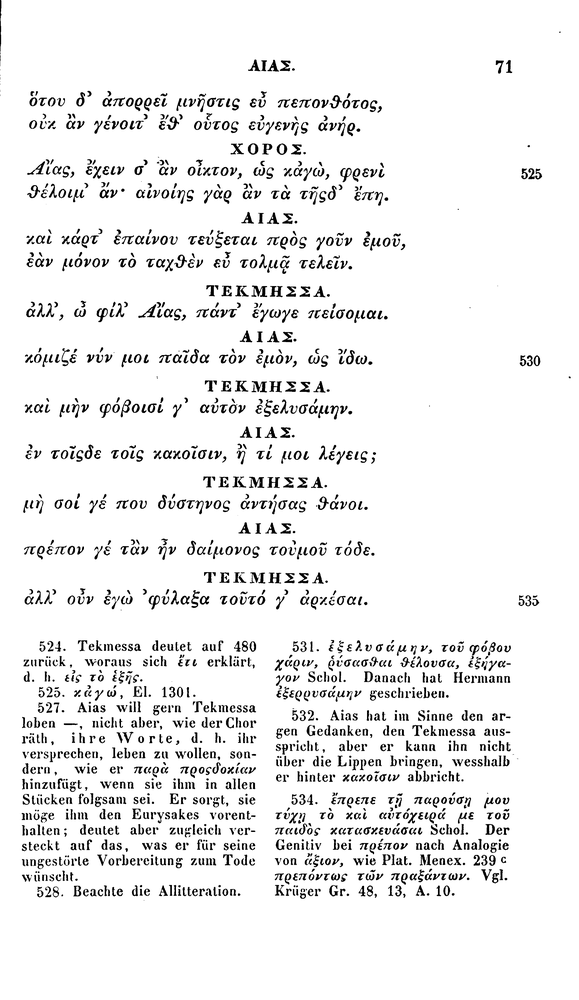
#> input picture data/test_image.png, 579 x 1000 px, shrunk from 2139 x 3695 before the run
$ python -i image_processing.py   (imports and definitions only)
#> lines starting #> are read from the running program, lines starting #| are printed output that depends on the picture; after the words box and inside, x2 and y2 are one past the last pixel; in counts of white or black regions, pixels touching at a corner belong together
#> further down, picture is the input picture: shape (1000, 579, 3); min 0, max 255, mean 238.3
### utils/geometry.py
from typing import List, Union, Iterable, Optional
import numpy as np
from utils.general_utils import lazy_property, RectangleType


class Shape:
    """The basic class for contours, rectangles and coordinates.

    `Shape` objects can be instanciated directly or via `Shape.from_points()`, `Shape.from_numpy_array()`
    or `Shape.from_xywh()`. Notice that default constructor expects a list of 4 lists of x-y points, like
    `[[x:int,y:int], ...]`.

    Attributes:
        bounding_rectangle : a list of 4 list of x-y points `[[x:int,y:int], ...]`, representing the four points
        of the rectangle from the upper left corner clockwise.
        points (List[List[int]]): a list of list of x,y-points `[[x:int,y:int], ...]`

    """

    def __init__(self, bounding_rectangle: RectangleType, points: Optional[List[List[int]]] = None):
        """Default constructor.

        Args:
            bounding_rectangle : a list of 4 list of x-y points `[[x:int,y:int], ...]`, representing the four points
            of the rectangle from the upper left corner clockwise.
            points: a list of list of points `[[x:int,y:int], ...]`
        """
        self.bounding_rectangle: RectangleType = bounding_rectangle
        self.points = points if points else bounding_rectangle

    @classmethod
    def from_points(cls, points: Iterable[Iterable[int]]):
        return cls(get_bounding_rectangle_from_points(points), points)

    @classmethod
    def from_numpy_array(cls, points: np.ndarray):
        """Creates a Shape from a numpy array of points.

        Args:
             points: Array which can be coherced to a shape (N,2) where N is the number of points
        """

        points = points.squeeze()
        assert points.shape[-1] == 2 and points.shape[
            0] > 1, """The array's shape must be (N,2) or squeezable to (N,2)"""
        points = points.tolist()
        return cls(get_bounding_rectangle_from_points(points), points)

    @classmethod
    def from_xywh(cls, x: int, y: int, w: int, h: int):
        return cls([(x, y), (x + w, y), (x + w, y + h), (x, y + h)])

    @lazy_property
    def width(self):
        return self.bounding_rectangle[2][0] - self.bounding_rectangle[0][0]

    @lazy_property
    def height(self):
        return self.bounding_rectangle[2][1] - self.bounding_rectangle[0][1]

    @lazy_property
    def xywh(self) -> List[int]:
        """Gets the bounding rectangle in `[x,y,w,h]` format"""
        return [self.bounding_rectangle[0][0], self.bounding_rectangle[0][1], self.width, self.height]

    @lazy_property
    def area(self) -> int:
        return max(self.width * self.height, 0)


def get_bounding_rectangle_from_points(points: Union[np.ndarray, Iterable[Iterable[int]]]) -> RectangleType:
    """Gets the bounding rectangle from a sequence of x-y points.

    Returns:
        A list of four lists of x-y-points representing the four points of the rectangle from the upper
        left corner clockwise."""

    if type(points) == np.ndarray:
        points = points.squeeze()
        assert len(points.shape) == 2 and points.shape[-1] == 2
        x_min, x_max = points[:, 0].min(), points[:, 0].max()
        y_min, y_max = points[:, 1].min(), points[:, 1].max()

        return [(x_min, y_min), (x_max, y_min), (x_max, y_max), (x_min, y_max)]

    else:
        x_coords = [point[0] for point in points]
        y_coords = [point[1] for point in points]
        x_min, x_max = min(x_coords), max(x_coords)
        y_min, y_max = min(y_coords), max(y_coords)

        return [(x_min, y_min), (x_max, y_min), (x_max, y_max), (x_min, y_max)]


# [38 lines left out: functions is_point_within_rectangle, is_rectangle_within_rectangle, are_rectangles_overlapping, measure_overlap_area, not called in this run]


def is_rectangle_partly_within_rectangle(contained: Shape, container: Shape, threshold: float) -> bool:
    """Asserts more than `threshold` of `contained`'s area is within `container`."""
    return measure_overlap_area(contained.bounding_rectangle, container.bounding_rectangle) > threshold * contained.area


# [18 lines left out: function shrink_to_included_contours, not called in this run]

### utils/general_utils.py
"""General utilities"""

import timeit
from typing import List, Tuple, Iterable, Generator

import numpy as np


def lazy_property(func):
    """Decorator. Makes property computation lazy."""

    def inner(self, *args, **kwargs):
        private_attr = "_" + func.__name__
        if not hasattr(self, private_attr):
            setattr(self, private_attr, func(self, *args, **kwargs))
        return getattr(self, private_attr)

    return property(inner)


# [14 lines left out: function timer, not called in this run]


def safe_divide(dividend, divisor):
    """Simple division which return `np.nan` if `divisor` equals zero."""
    return dividend / divisor if divisor != 0 else np.nan


RectangleType = List[Tuple[int, int]]


# [8 lines left out: function recursive_iterator, not called in this run]


def get_unique_elements(iterable: Iterable, iterable_types: Tuple[Iterable] = (list, tuple)) -> List[str]:
    """Get the list of elements from any potentially recursive iterable."""
    return list(set([l for l in recursive_iterator(iterable, iterable_types)]))

### utils/image_processing.py
import cv2
from typing import List, Tuple, Optional
import numpy as np
from utils.geometry import Shape
import os
from utils.general_utils import lazy_property, RectangleType
from commons.variables import paths


def binarize(img_matrix: np.ndarray):
    """Binarizes a cv2 `image`"""
    gray = cv2.cvtColor(img_matrix, cv2.COLOR_BGR2GRAY)
    return cv2.threshold(gray, 0, 255, cv2.THRESH_OTSU | cv2.THRESH_BINARY_INV)[1]
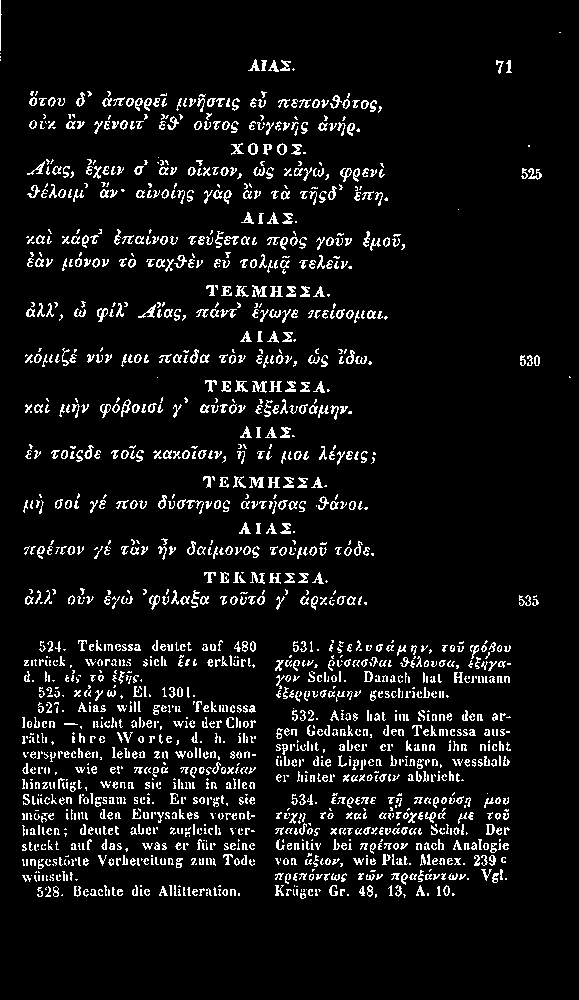
#> returned value: shape (1000, 579); 7.3% white in thin lines or dots, all inside (x1, y1, x2, y2) = (0, 0, 571, 899)


def find_contours(img_matrix: np.ndarray, do_binarize: bool = True, remove_artifacts=True) -> List[Shape]:
    """Binarizes `img_matrix` and finds contours using `cv2.findContours`."""

    temp = binarize(img_matrix) if do_binarize else img_matrix
    contours, _ = cv2.findContours(temp, cv2.RETR_EXTERNAL, cv2.CHAIN_APPROX_SIMPLE)  # alternative: CHAIN_APPROX_NONE
#> contours = 1784 contours, 1403 with area under 20; largest, box (x1, y1, x2, y2) and area: (248, 143, 258, 155) 81, (97, 308, 108, 322) 80, (149, 595, 160, 610) 79, (277, 143, 287, 155) 78, (121, 399, 131, 417) 72
    contours = [Shape.from_numpy_array(c) for c in contours if len(c)>1]
#> contours = 1766 items

    if remove_artifacts:
        contours = remove_artifacts_from_contours(contours, 0.002*img_matrix.shape[0])
#> in remove_artifacts_from_contours, `contours_ = [c for c in contours if (2 * (c.xywh[2] + c.xywh[3])) > ar..`: contours_ = 1749 items
#| Removed 17 artifacts
#> contours = 1749 items

    return contours


# [40 lines left out: functions draw_rectangles, draw_page_regions_lines_words, not called in this run]


def remove_artifacts_from_contours(contours: List[Shape],
                                   artifact_size_threshold: float) -> List[Shape]:
    """Removes contours if the perimeter of their bounding rectangle is inferior to `artifact_size_threshold`"""

    contours_ = [c for c in contours if (2 * (c.xywh[2] + c.xywh[3])) > artifact_size_threshold]
    print(f"""Removed {len(contours)-len(contours_)} artifacts""")

    return contours_


class Image:
    """Default class for images

    Note:
          The center of `Image`-coordinates is the upper left corner, consistantly with cv2 and numpy. This implies
          that Y-coordinates are ascending towards the bottom of the image.
    """

    # [11 lines left out: functions __init__, matrix, not called in this run]

    @lazy_property
    def height(self) -> int:
        return self.matrix.shape[0]

    @lazy_property
    def width(self) -> int:
        return self.matrix.shape[1]

    @lazy_property
    def contours(self):
        return find_contours(self.matrix)

    # [13 lines left out: function crop, not called in this run]

    def write(self, output_path: str):
        cv2.imwrite(output_path, self.matrix())

>>> import cv2
>>> picture = cv2.imread('../data/test_image.png')
>>> result = find_contours(picture)
#> result = 1749 items
